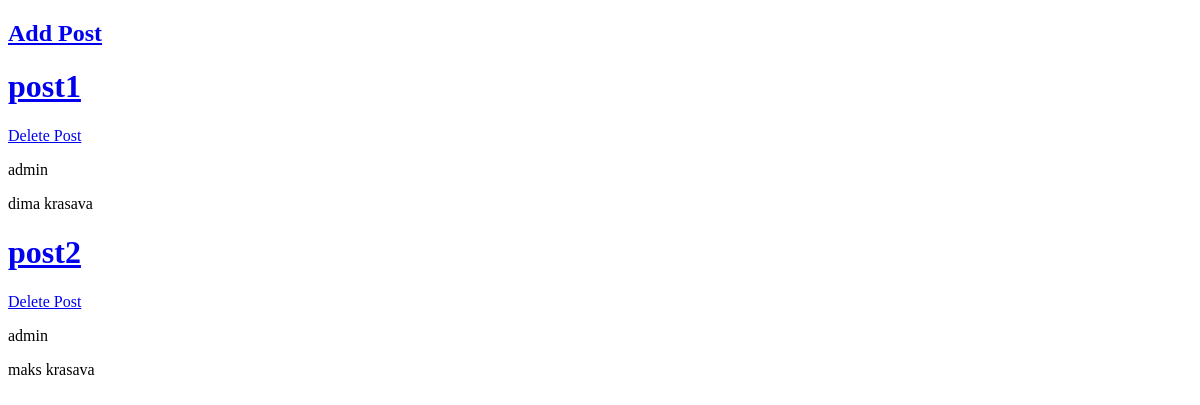
Before: / with the older database file.
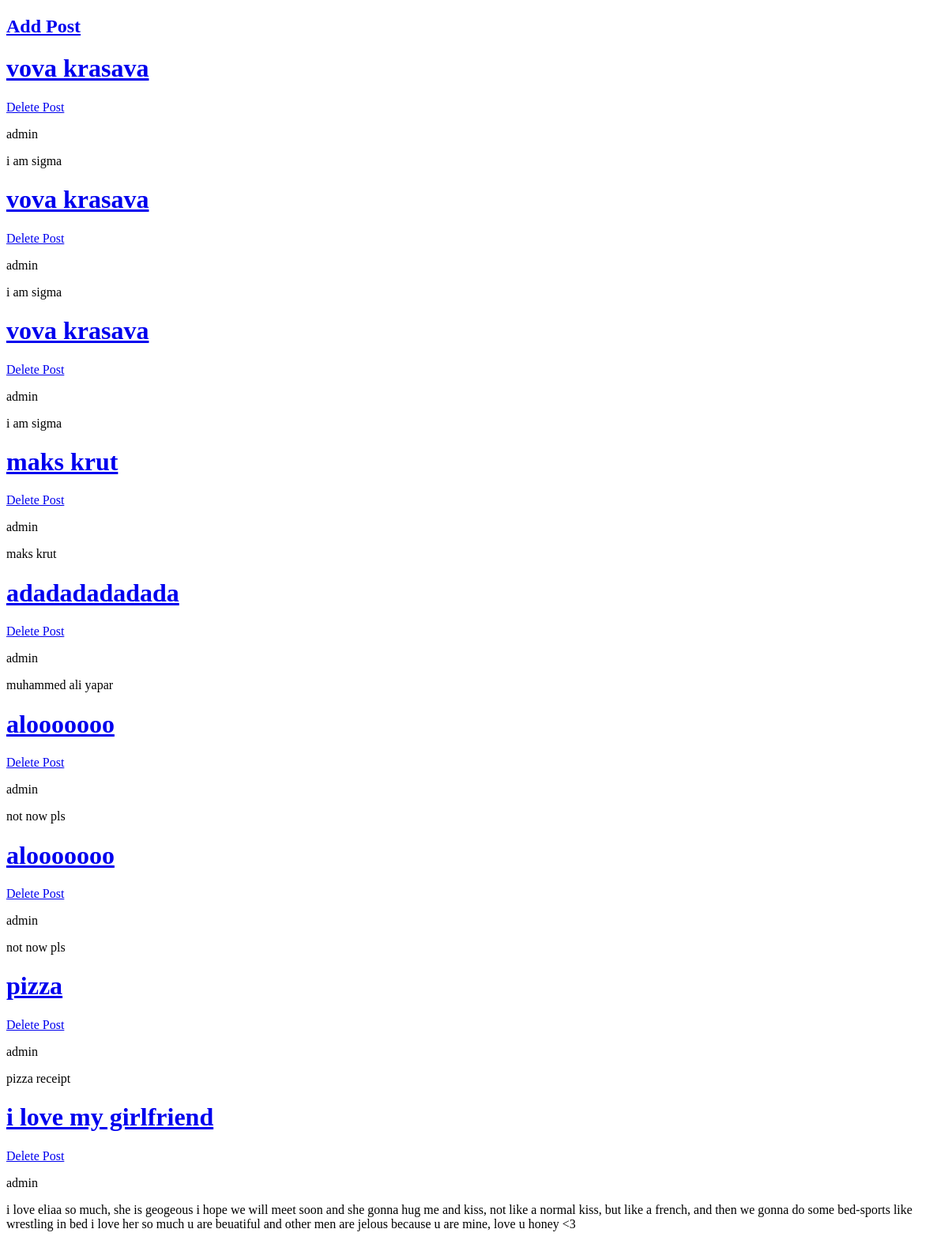
After: the same page with the newer database file.
### blog/models.py (models this page shows, shortened)
class Post(models.Model):
    title = models.CharField(max_length=50)
    slug = models.SlugField()
    text = models.TextField()
    author = models.ForeignKey(User,
                               on_delete=models.CASCADE)
    created = models.DateTimeField(auto_now_add=True)
    updated = models.DateTimeField(auto_now=True)
    objects = models.Manager()

### blog/views.py (the view)
# urls.py: path('', views.post_list, name='post_list'),
def post_list(request):
    posts = Post.objects.all()
    return render(request,
                  'post-list.html',
                  {'posts' : posts})

### blog/templates/post-list.html (shortened to what this page needs)
<!DOCTYPE html>
<html lang="en">
<head>
</head>
<body>
<h2><a href="{% url 'post_create' %}">Add Post</a></h2>
    {% for post in posts %}
<h1><a href="{% url 'post_detail' post.pk %}">{{ post.title }}</a></h1>
<p><a href="{% url 'post_delete' post.id %}">Delete Post</a></p>
<p>{{ post.author }}</p>
<p>{{ post.text }}</p>
{% endfor %}
</body>
</html>

Changed rows visible on the page:
removed Post: title "post1", author "admin", text "dima krasava"
removed Post: title "post2", author "admin", text "maks krasava"
added Post: title "vova krasava", author "admin", text "i am sigma"
added Post: title "vova krasava", author "admin", text "i am sigma"
added Post: title "vova krasava", author "admin", text "i am sigma"
added Post: title "maks krut", author "admin", text "maks krut"
added Post: title "adadadadadada", author "admin", text "muhammed ali yapar"
added Post: title "alooooooo", author "admin", text "not now pls"
added Post: title "alooooooo", author "admin", text "not now pls"
added Post: title "pizza", author "admin", text "pizza receipt"
added Post: title "i love my girlfriend", author "admin", text "i love eliaa so much, she is geogeous i hope we will meet soon and she gonna hug me and kiss, not like a normal kiss, but like a french, and then we gonna do some bed-sports like wrestling in bed i love her so much u are beuatiful and other men are jelous because u are mine, love u honey <3"
